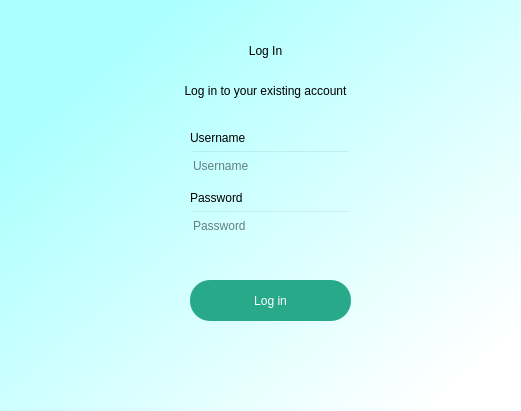
<?xml version="1.0" encoding="UTF-8"?>
<ui version="4.0">
 <class>Dialog</class>
 <widget class="QDialog" name="Dialog">
  <property name="geometry">
   <rect>
    <x>0</x>
    <y>0</y>
    <width>521</width>
    <height>411</height>
   </rect>
  </property>
  <property name="windowTitle">
   <string>Dialog</string>
  </property>
  <widget class="QWidget" name="bgwidget" native="true">
   <property name="geometry">
    <rect>
     <x>0</x>
     <y>0</y>
     <width>521</width>
     <height>411</height>
    </rect>
   </property>
   <property name="styleSheet">
    <string notr="true">QWidget#bgwidget{
background-color:qlineargradient(spread:pad, x1:0.124955, y1:0.199, x2:0.909091, y2:0.903, stop:0 rgba(170, 255, 255, 255), stop:1 rgba(255, 255, 255, 255));
}</string>
   </property>
   <widget class="QLabel" name="label">
    <property name="geometry">
     <rect>
      <x>160</x>
      <y>20</y>
      <width>211</width>
      <height>61</height>
     </rect>
    </property>
    <property name="styleSheet">
     <string notr="true">font: 700 24pt &quot;Segoe UI&quot;;</string>
    </property>
    <property name="text">
     <string>Log In</string>
    </property>
    <property name="alignment">
     <set>Qt::AlignmentFlag::AlignCenter</set>
    </property>
   </widget>
   <widget class="QPushButton" name="pushButton">
    <property name="geometry">
     <rect>
      <x>190</x>
      <y>280</y>
      <width>161</width>
      <height>41</height>
     </rect>
    </property>
    <property name="styleSheet">
     <string notr="true">QPushButton{
border-radius : 20px;
background-color:rgb(40, 170, 138);
color:rgb(255, 255, 255);
}</string>
    </property>
    <property name="text">
     <string>Log in</string>
    </property>
   </widget>
   <widget class="QLabel" name="label_2">
    <property name="geometry">
     <rect>
      <x>160</x>
      <y>80</y>
      <width>211</width>
      <height>21</height>
     </rect>
    </property>
    <property name="text">
     <string>Log in to your existing account</string>
    </property>
    <property name="alignment">
     <set>Qt::AlignmentFlag::AlignCenter</set>
    </property>
   </widget>
   <widget class="QLineEdit" name="lineEdit">
    <property name="geometry">
     <rect>
      <x>190</x>
      <y>150</y>
      <width>161</width>
      <height>31</height>
     </rect>
    </property>
    <property name="styleSheet">
     <string notr="true">background-color:rgba(0,0,0,0);</string>
    </property>
    <property name="readOnly">
     <bool>false</bool>
    </property>
    <property name="placeholderText">
     <string>Username</string>
    </property>
   </widget>
   <widget class="QLineEdit" name="lineEdit_2">
    <property name="geometry">
     <rect>
      <x>190</x>
      <y>210</y>
      <width>161</width>
      <height>31</height>
     </rect>
    </property>
    <property name="styleSheet">
     <string notr="true">background-color:rgba(0,0,0,0);</string>
    </property>
    <property name="echoMode">
     <enum>QLineEdit::EchoMode::Password</enum>
    </property>
    <property name="placeholderText">
     <string>Password</string>
    </property>
    <property name="clearButtonEnabled">
     <bool>true</bool>
    </property>
   </widget>
   <widget class="QLabel" name="label_3">
    <property name="geometry">
     <rect>
      <x>190</x>
      <y>130</y>
      <width>61</width>
      <height>16</height>
     </rect>
    </property>
    <property name="text">
     <string>Username</string>
    </property>
   </widget>
   <widget class="QLabel" name="label_4">
    <property name="geometry">
     <rect>
      <x>190</x>
      <y>190</y>
      <width>61</width>
      <height>16</height>
     </rect>
    </property>
    <property name="text">
     <string>Password</string>
    </property>
   </widget>
  </widget>
 </widget>
 <resources/>
 <connections/>
</ui>
